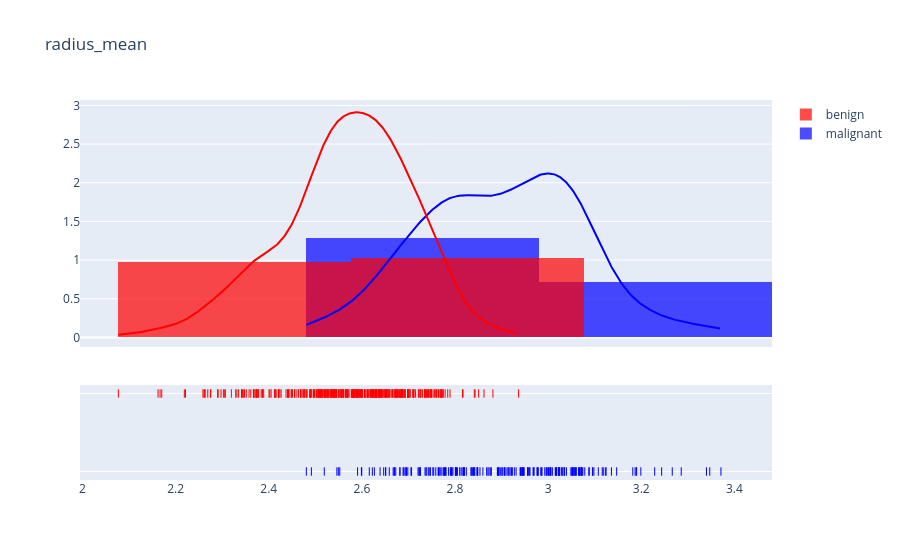

Here is the notebook cell this chart was saved with:
### Code cell
plot('radius_mean',.5)
# plot('texture_mean', .5)
# plot('perimeter_mean', .5)
# plot('area_mean', .5)
# plot('smoothness_mean', .10)
# plot('compactness_mean', .5)
# plot('concavity_mean', .5)
# plot('concave points_mean', .5)
# plot('symmetry_mean', .10)
# plot('fractal_dimension_mean', .10)

### Figure 1 — Plotly figure (JSON) as saved in the notebook; plotly's stock layout.template omitted (floating-point values rounded to 4 significant figures; data arrays with more than 128 entries replaced by an {"elided": "..."} marker saying what was removed)
{"data": [{"autobinx": false, "histnorm": "probability density", "legendgroup": "malignant", "marker": {"color": "blue"}, "name": "malignant", "opacity": 0.7, "type": "histogram", "x": {"elided": "212 float values"}, "xaxis": "x", "xbins": {"end": 3.371, "size": 0.5, "start": 2.481}, "yaxis": "y"}, {"autobinx": false, "histnorm": "probability density", "legendgroup": "benign", "marker": {"color": "red"}, "name": "benign", "opacity": 0.7, "type": "histogram", "x": {"elided": "357 float values"}, "xaxis": "x", "xbins": {"end": 2.937, "size": 0.5, "start": 2.077}, "yaxis": "y"}, {"legendgroup": "malignant", "marker": {"color": "blue"}, "mode": "lines", "name": "malignant", "showlegend": false, "type": "scatter", "x": {"elided": "500 float values"}, "xaxis": "x", "y": {"elided": "500 float values"}, "yaxis": "y"}, {"legendgroup": "benign", "marker": {"color": "red"}, "mode": "lines", "name": "benign", "showlegend": false, "type": "scatter", "x": {"elided": "500 float values"}, "xaxis": "x", "y": {"elided": "500 float values"}, "yaxis": "y"}, {"legendgroup": "malignant", "marker": {"color": "blue", "symbol": "line-ns-open"}, "mode": "markers", "name": "malignant", "showlegend": false, "type": "scatter", "x": {"elided": "212 float values"}, "xaxis": "x", "y": {"elided": "212 str values"}, "yaxis": "y2"}, {"legendgroup": "benign", "marker": {"color": "red", "symbol": "line-ns-open"}, "mode": "markers", "name": "benign", "showlegend": false, "type": "scatter", "x": {"elided": "357 float values"}, "xaxis": "x", "y": {"elided": "357 str values"}, "yaxis": "y2"}], "layout": {"barmode": "overlay", "hovermode": "closest", "legend": {"traceorder": "reversed"}, "title": {"text": "radius_mean"}, "xaxis": {"anchor": "y2", "domain": [0, 1], "zeroline": false}, "yaxis": {"anchor": "free", "domain": [0.35, 1], "position": 0}, "yaxis2": {"anchor": "x", "domain": [0, 0.25], "dtick": 1, "showticklabels": false}}}
